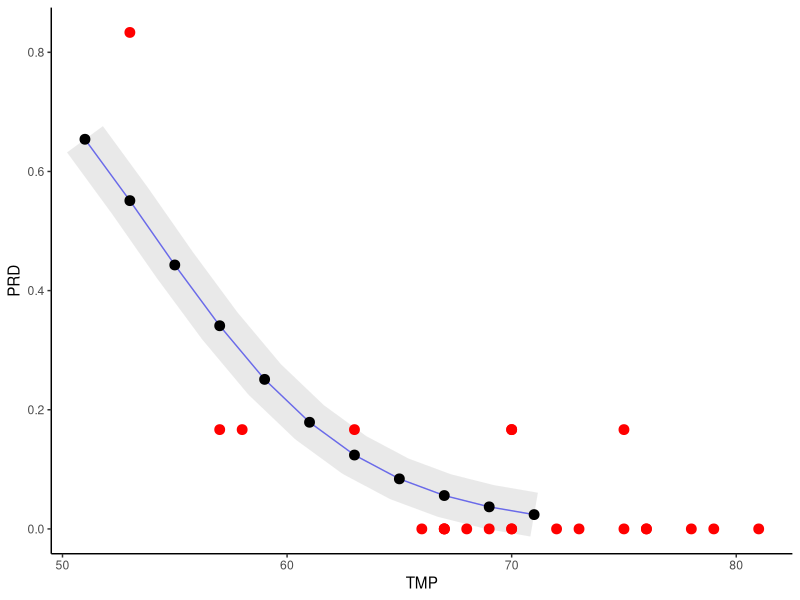

Write R code to recreate this figure.
## ---- chunk 1

p_hat51=round((exp(11.6630-(0.2162*51)))/(1+exp(11.6630-(0.2162*51))),3)
p_hat53=round((exp(11.6630-(0.2162*53)))/(1+exp(11.6630-(0.2162*53))),3)
p_hat55=round((exp(11.6630-(0.2162*55)))/(1+exp(11.6630-(0.2162*55))),3)

cat("Probability of damage at 51 degrees:",p_hat51,"\n")
cat("Probability of damage at 53 degrees:",p_hat53,"\n")
cat("Probability of damage at 55 degrees:",p_hat55,"\n")

## ---- chunk 2

temp <- c(51,53,55,57,59,61,63,65,67,69,71)
p_model <- c(0.654,0.551,0.443,0.341,0.251,0.179,0.124,0.084,0.056,0.037,0.024)

tmp <- c(53,57,58,63,66,67,67,67,68,69,70,70,70,70,72,73,75,75,76,76,78,79,81)
dam <- c(5,1,1,1,0,0,0,0,0,0,1,0,1,0,0,0,0,1,0,0,0,0,0)

Model<-data.frame(TMP=temp,PRD=p_model)

Observed <- data.frame(TMP=tmp, dam)
Observed$PRD<-Observed$dam/6


library(ggplot2)
ggplot(NULL,aes(x=TMP,y=PRD))+
  geom_line(data=Model,colour="blue")+
  geom_line(data=Model,size=15,colour="lightgray",alpha=0.5)+
  geom_point(data=Model,size=3,colour="black")+
  geom_point(data=Observed,size=3,colour="red")+
  theme_classic()+
  theme(legend.position="none")

